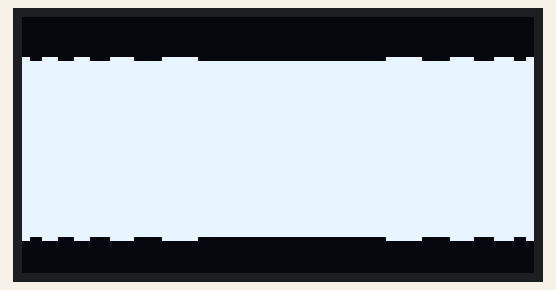
This sketch was run on a simulated Arduino Uno, built with avr-gcc and run on an emulated ATmega328P. Shown: 128×64 one-colour display.

Above: at 0.5 s.
At 8.1 s:
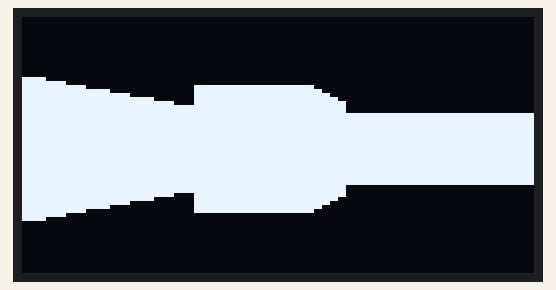
At 8.8 s:
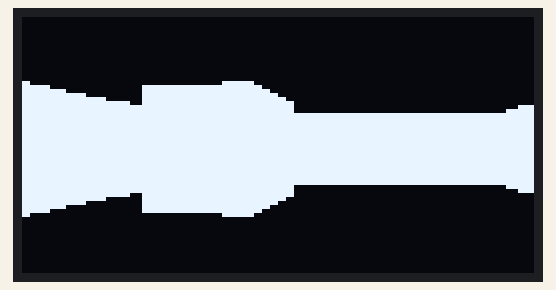
At 9.6 s:
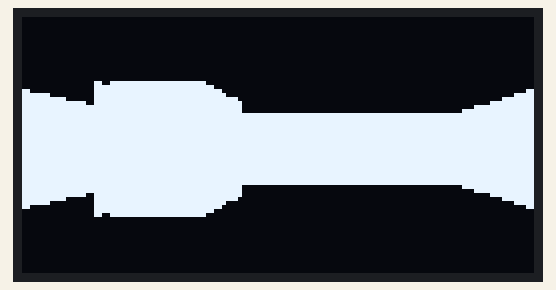
At 11.9 s:
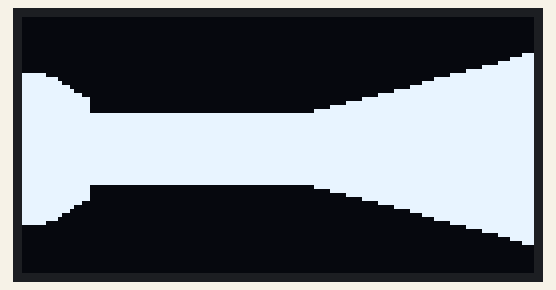
At 38.8 s:
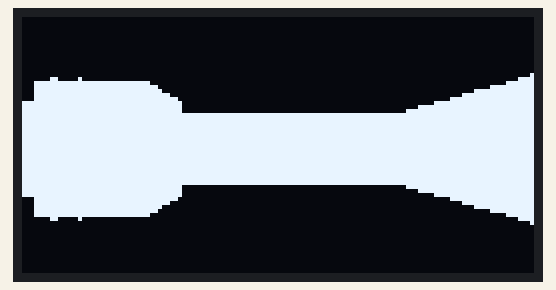

Measured:
- what the display in image 0 shows lasts 0.8 s, from 0.5 s to 1.3 s
- what the display in image 1 shows lasts 0.8 s, from 8.0 s to 8.8 s
- what the display in image 4 shows lasts 0.8 s, from 11.8 s to 12.6 s

The sketch:

Pseudo3D.ino
```cpp
#include <Wire.h>
#include <Adafruit_GFX.h>
#include <Adafruit_SSD1306.h>

#define PI 3.1415926535897932384626433832795

#define SCREEN_WIDTH 128
#define SCREEN_HEIGHT 64

Adafruit_SSD1306 display(SCREEN_WIDTH, SCREEN_HEIGHT, &Wire, 4);

const char w1 = 219;

const char mazeMap[8][13] = {
  "############",
  "#..........#",
  "#..........#",
  "#..........#",
  "#......##..#",
  "#..........#",
  "############"
};

const float depth = 8;
const float fov = PI / 3;

float pX = 3;
float pY = 3;
float pA = 0;

void setup() {
  Serial.begin(9600);

  if (!display.begin(SSD1306_SWITCHCAPVCC, 0x3C)) {
    Serial.println(F("SSD1306 allocation failed"));
    for (;;);
  }

  display.setTextSize(1);
  display.setTextColor(SSD1306_WHITE);
  display.setCursor(0, 0);
  display.cp437(true);

  display.clearDisplay();
  display.display();

  view();
}

void view()
{
  display.clearDisplay();

  for (int x = 0; x < SCREEN_WIDTH; x++)
  {
    float rayAngle = (pA - fov / 2) + x / (float) SCREEN_WIDTH;

    float rX = cos(rayAngle);
    float rY = sin(rayAngle);

    float DtW = 0;
    bool hit = false;

    while (hit == false && DtW < depth)
    {
      DtW += 0.1;

      int tX = pX + rX * DtW;
      int tY = pY + rY * DtW;

      if (tX < 0 || tX >= depth + pX || tY < 0 || tY >= depth + pY)
      {
        hit = true;
        DtW = depth;
      }
      else
      {
        char tC = mazeMap[tX][tY];

        if (tC == '#')
        {
          hit = true;
          DtW = DtW * cos(rayAngle - pA);
        }
      }
    }

    int cl = SCREEN_HEIGHT / 2.0 - SCREEN_HEIGHT * fov / DtW;

    display.drawFastVLine(x, cl + 1, SCREEN_HEIGHT - cl * 2, SSD1306_WHITE);
  }

  display.display();
}

void loop() {

  view();
  pA += 0.1;
}
```
